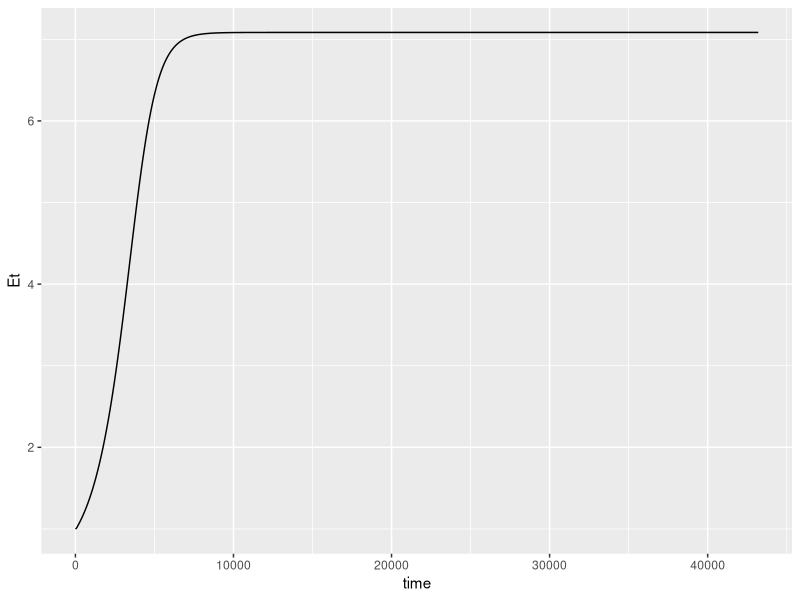
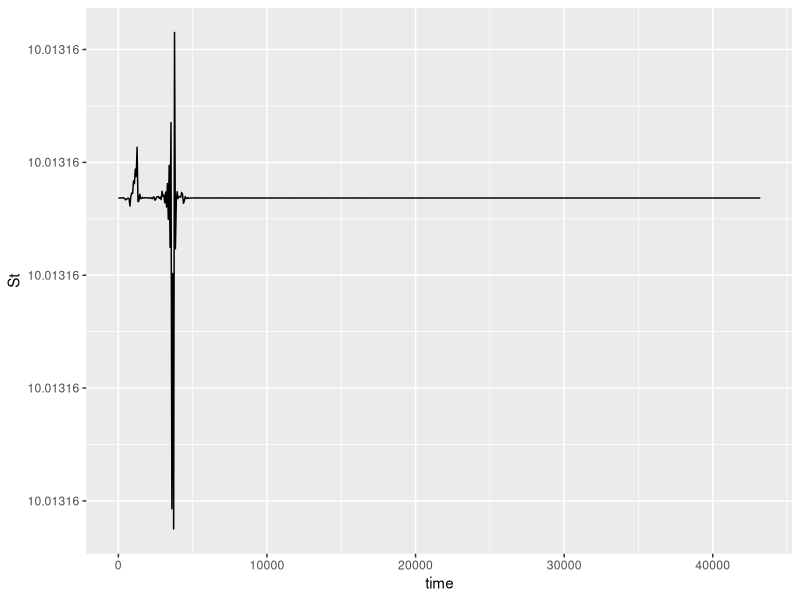
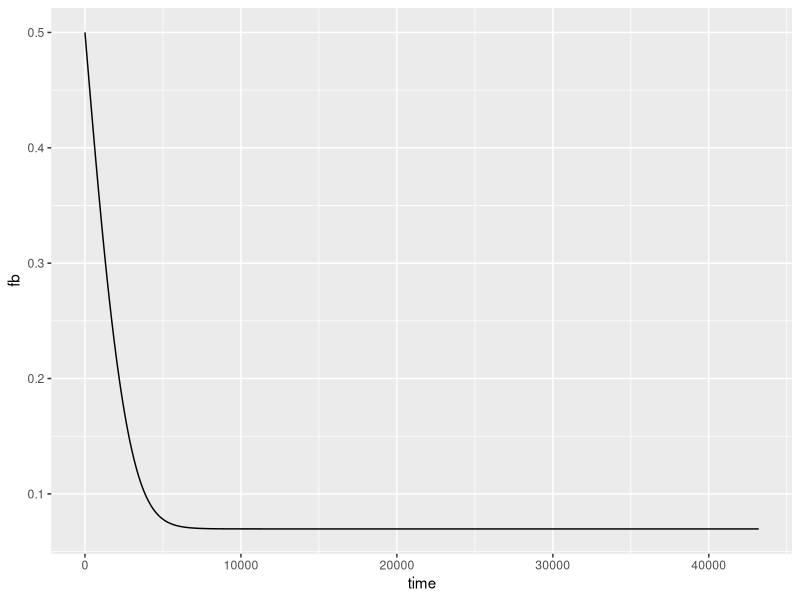
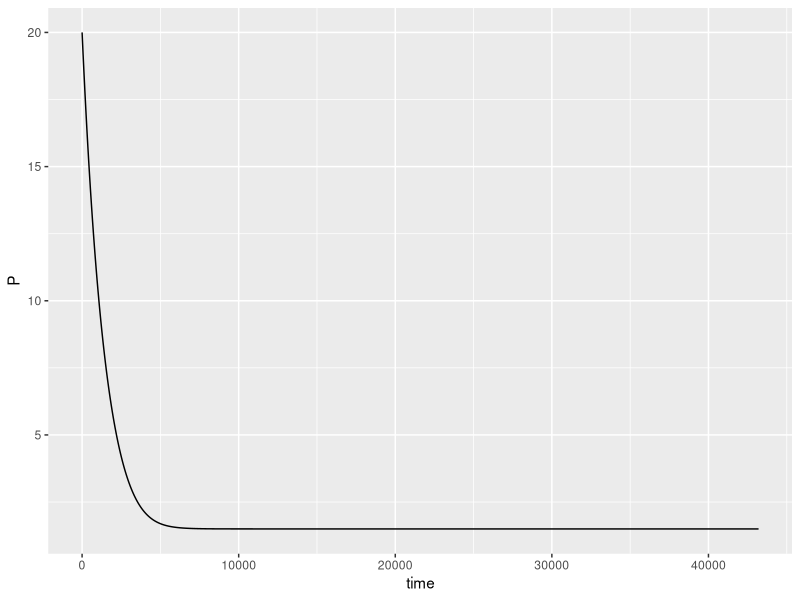
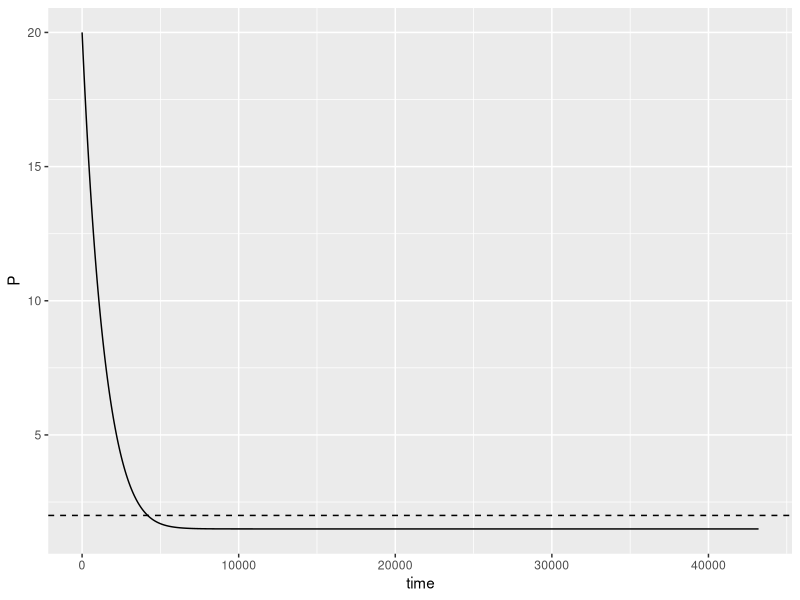

The R source for these figures, in order:
#Load packages


library(tidyverse)
library(deSolve)
library(ggpubr)


#Specify deSolve Model
model <- function(time, inits, theta) {
  #Inputs:
  #time: vector of times to be included in output
  #y --> list of initial conditions
  #parms --> list of model parameters
  
  with(as.list(c(inits,theta)), {  #"with" get the named contents of y and theta and lets them be used inside the {}  
    
    #assume S >> ES,  S << Km,   S ~ St
    #compare a fresh file to this to find what we did in class
    ES = Et*St/(Km *(1 + Ie/Kie) + St)  #<--- This could be wrong but 99% sure not
    
    E = Et - ES
    
    S = St - ES
    
    fb = P / (Kd + P)
    
    dEt = (Prode * (fbss/fb)^n )- Kdege*E
    
    dSt = Prods - Kdegs*S - Kcat*ES
    
    dP = Kcat*ES - Kdegp * P
    
    #return list of derivatives
    list( c(dEt,dSt,dP))
  })
}

###################################################3
#Known constants
Km = 0.75*1000 #pM
Kcat = 1 #/sec
Kdege = 1 #/sec
Kdegs = 1 #/sec (the substrate can only be eliminated by converting into product)
Kd = 20 #pM

#Concentrations measured at steady state
Pss = 20 #pmol/L
Sss = 10 #pmol/L
Etot_ss = 1 #pmol/L

#Calculated concentrations at SS

  #Enzyme substrate complex at steady-state
  ES_ss = Etot_ss * Sss/ (Km + Sss)
  
  #Free enzyme at steady state
  E_ss = Etot_ss - ES_ss

#Calculated production and elimination rates 
Prode = Kdege*E_ss    #Must equal free-enzyme elimination rate
Prods = Kdegs*Sss + Kcat*ES_ss  #Must equal free enzyme elimination rate + productformation rate
Kdegp = Kcat*ES_ss / Pss  #Calculate from steady-state condition for Product

fbss = Pss / (Pss + Kd)


#####################################3
inits = c(Et = Etot_ss,
          St = Sss  + ES_ss,
          P = Pss)

theta = c(Km = Km,
          Kcat = Kcat,
          Kdege = Kdege,
          Kdegs = Kdegs,
          Prode = Prode,
          Prods = Prods,
          Kdegp = Kdegp,
          Kie = 100, #pM
          Ie = 9500,
          Pss = Pss,
          n=1, #feedack
          Kd = Kd) #pM Product receptor binding affinity



#Simulation time
tlast = 30*60*24 ; 
times <- seq(0, tlast, 60)

#Simulate
X <- data.frame(ode(inits, times, model, theta))


#Calcualte fraction bound
X$fb = X$P / (theta["Kd"]  +X$P)

#Post-hoc calculations

#Plot
ggplot(X) + geom_path(aes(x=time, y = Et))
ggplot(X) + geom_path(aes(x=time, y = St))
ggplot(X) + geom_path(aes(x=time, y = fb))

ggplot(X) + geom_path(aes(x=time, y = P))

tail(X$P)


#####################################
#Play around with changing parameters
#theta["Prods"] = Prods


#Adding an inhibitor
theta["I"] =1000

theta["n"] = 1


#Simulate
X <- data.frame(ode(inits, times, model, theta))


#Post-hoc calculations

#Plot
ggplot(X) + geom_path(aes(x=time, y = P)) + geom_hline(yintercept = 2, linetype = "dashed")

#######################################################################################
